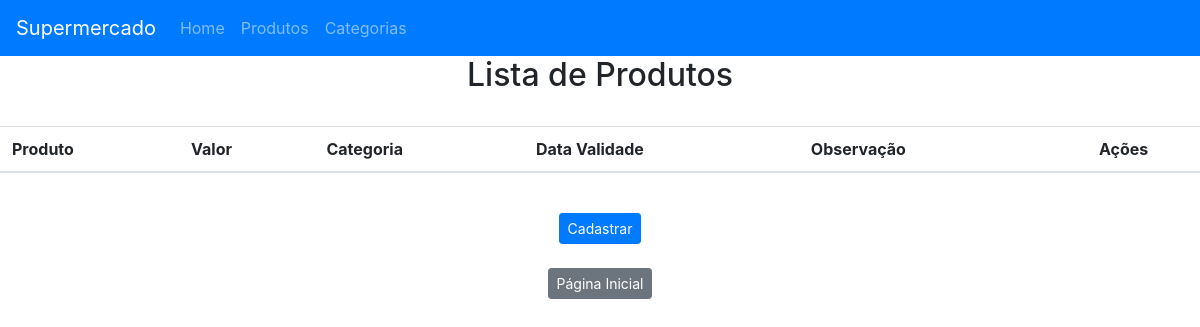
/produtos/, run on an earlier commit of the app's database.
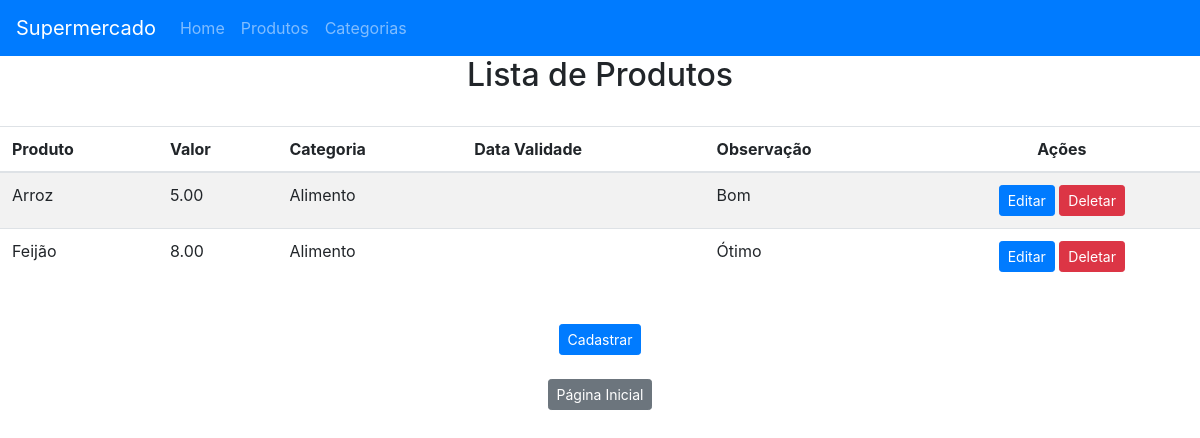
And on a later commit of the database.
### appProdutos/models.py (models this page shows, shortened)
class Produto(models.Model):
    nome = models.CharField(max_length=200)
    dataValidade = models.DateField()
    valor = models.DecimalField(max_digits=7, decimal_places=2)
    categoria = models.ForeignKey(Categoria, on_delete=models.CASCADE)
    observacoes = models.TextField(null= True, blank=True)
    dt_create = models.DateTimeField(auto_now_add=True)

class Categoria(models.Model):
    nome = models.CharField(max_length=100)
    dt_create = models.DateTimeField(auto_now_add=True)
    def __str__(self):
        return self.nome

### appProdutos/views.py (the view)
# urls.py: path('produtos/', listProduto, name='produto_list'),
def listProduto(request):
    produtos = Produto.objects.all()
    return render(request, 'produto/list.html', {'produtos': produtos})

### templates/produto/list.html
{% extends '../base.html' %}
{% block content %}
  <div class="container-fluid">
    <div class="text-center">
      <h2>Lista de Produtos</h2>
    </div>
  </div>
  <div class="text-center">
    <br>
    <table class="table table-striped">
      <thead>
        <tr>
          <th>Produto</th>
          <th>Valor</th>
          <th>Categoria</th>
          <th>Data Validade</th>
          <th>Observação</th>
          <th class="text-center">Ações</th>
        </tr>
      </thead>
      <tbody>
        {% for produto in produtos %}
        <tr>
          <td>{{ produto.nome }}</td>
          <td>{{ produto.valor }}</td>
          <td>{{ produto.categoria }}</td>
          <td>{{ produto.dataValidade | date:"d/m/Y" }}</td>
          <td>{{ produto.observacoes }}</td>
          <td class="text-center">
            <a type="button" class="btn btn-primary btn-sm" href="{% url 'produto_update' produto.id %}">Editar</a>
            <a type="button" class="btn btn-danger btn-sm" href="{% url 'produto_delete' produto.id %}">Deletar</a>
          </td>
        </tr>
        {% endfor  %}
      </tbody>
    </table>
    <br>
  </div>
  <div class="text-center">
    <a href="{% url 'produto_create' %}">
      <button type="button" class="btn btn-primary btn-sm">Cadastrar</button>
    </a>
    <br> <br>
    <a href="{% url 'home' %}">
      <button type="button" class="btn btn-secondary btn-sm">Página Inicial</button>
    </a>
  </div>
{% endblock %}

### templates/base.html (shortened to what this page needs)
{% load static %}
<html lang="pt-br">
<head>
    <link rel="stylesheet" href="https://stackpath.bootstrapcdn.com/bootstrap/4.1.3/css/bootstrap.min.css"
>
</head>
<body>
    <nav class="navbar navbar-expand-lg navbar-dark bg-primary">
        <span class="navbar-brand">Supermercado</span>
        <div class="collapse navbar-collapse" id="navbarSupportedContent">
            <ul class="navbar-nav mr-auto">
                <li class="nav-item">
                    <a class="nav-link" href="{% url 'home' %}">Home</a>
                </li>
                <li class="nav-item">
                    <a class="nav-link" href="{% url 'produto_list' %}">Produtos</a>
                </li>
                <li class="nav-item">
                    <a class="nav-link" href="{% url 'categoria_list' %}">Categorias</a>
                </li>
            </ul>
        </div>
    </nav>
    {% block content %}
    {% endblock %}
</body>
</html>

What changed in the data, as far as the page shows it:
added Produto: nome "Arroz", valor "5.00", categoria "Alimento", observacoes "Bom"
added Produto: nome "Feijão", valor "8.00", categoria "Alimento", observacoes "Ótimo"
